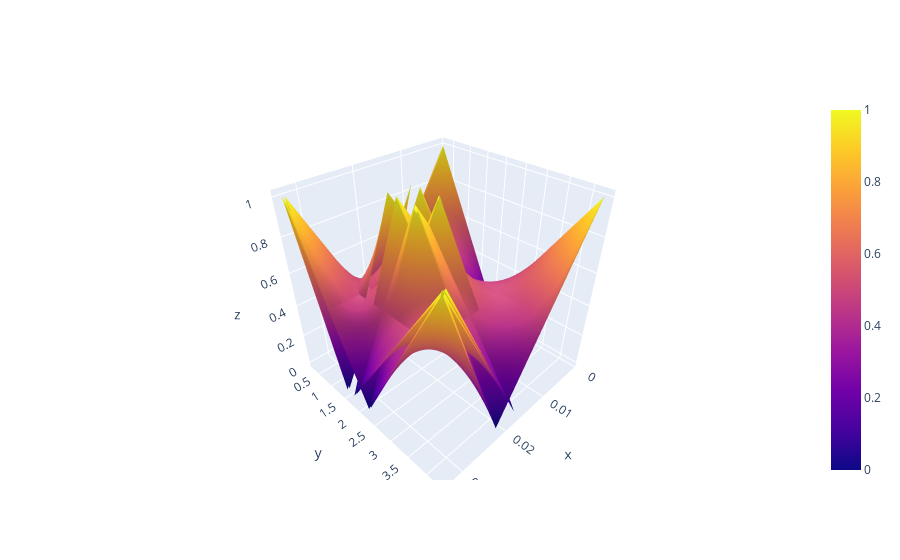

Notebook code for this chart:
### Code cell
import plotly.graph_objects as go
import numpy as np

fig = go.Figure(go.Surface(
    x = np.random.random(5) * 0.1,
    y = np.random.random(5) * 5,
    z = [
        [0, 1, 0, 1, 0],
        [1, 0, 1, 0, 1],
        [0, 1, 0, 1, 0],
        [1, 0, 1, 0, 1],
        [0, 1, 0, 1, 0]
    ]))
fig.show()

### Figure 1 — Plotly figure (JSON) as saved in the notebook; plotly's stock layout.template omitted (floating-point values rounded to 4 significant figures)
{"data": [{"type": "surface", "x": [0.0007994, 0.02135, 0.03295, 0.01674, 0.03253], "y": [1.675, 4.283, 2.172, 0.2836, 1.434], "z": [[0, 1, 0, 1, 0], [1, 0, 1, 0, 1], [0, 1, 0, 1, 0], [1, 0, 1, 0, 1], [0, 1, 0, 1, 0]]}], "layout": {}}
